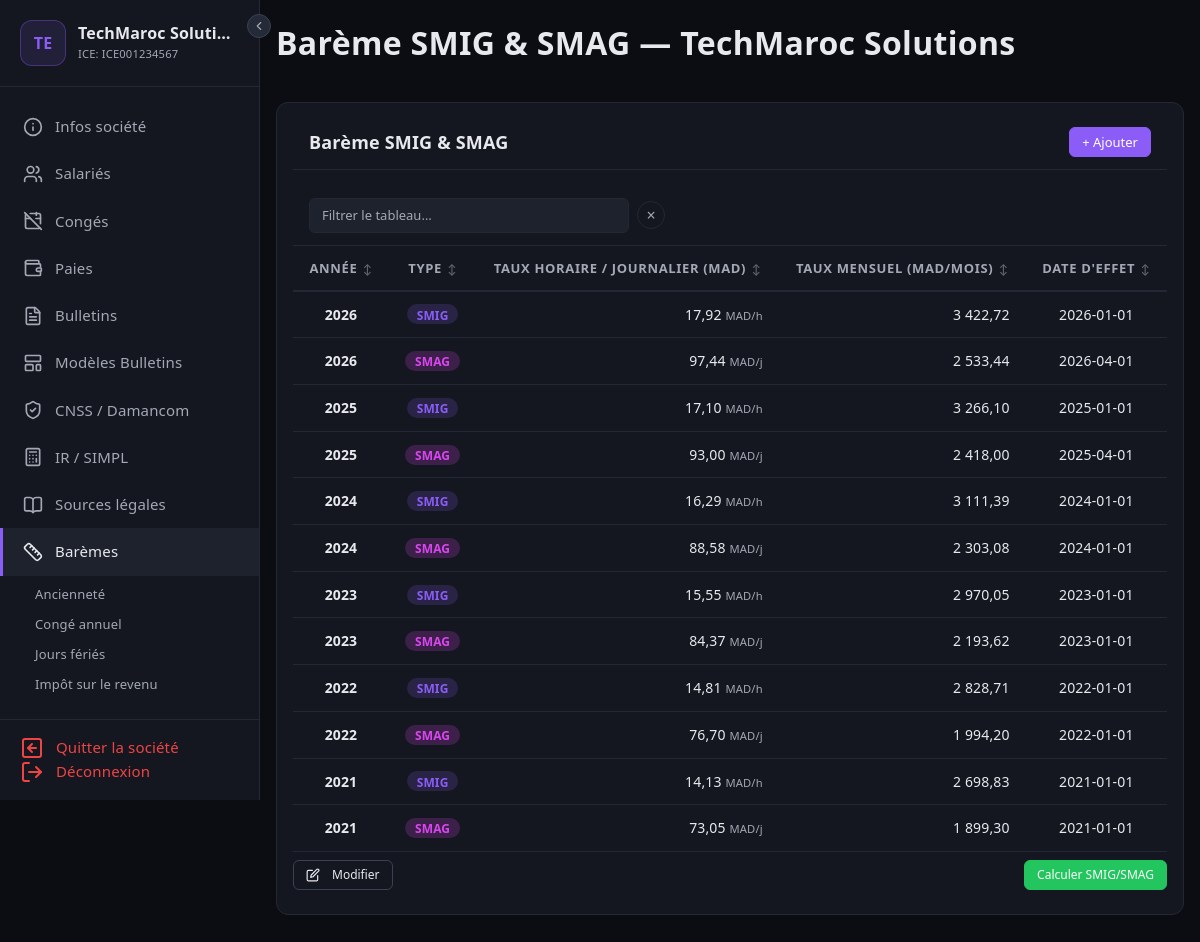
The page /societes/1/baremes/smig_smag (signed in) on the database its author committed.
### tables this page shows
CREATE TABLE IF NOT EXISTS societes (
    id                  INT UNSIGNED AUTO_INCREMENT PRIMARY KEY,
    user_id             INT UNSIGNED        NOT NULL,
    raison_sociale      VARCHAR(200)        NOT NULL,
    forme_juridique     VARCHAR(20)         NOT NULL,
    ice                 VARCHAR(20)         NOT NULL,
    if_fiscal           VARCHAR(20)         NOT NULL,
    rc                  VARCHAR(20)         NOT NULL,
    tp                  VARCHAR(20)         NOT NULL,
    cnss                VARCHAR(20)         NOT NULL,
    adresse             TEXT,
    ville               VARCHAR(100),
    telephone           VARCHAR(20),
    email               VARCHAR(180),
    site_web            VARCHAR(255),
    banque              VARCHAR(100),
    agence              VARCHAR(100),
    rib                 VARCHAR(255),
    modele_bulletin_id  INT UNSIGNED,
    logo                VARCHAR(255),
    damancom_login      VARCHAR(100),
    damancom_password   VARCHAR(255),
    simpl_login         VARCHAR(100),
    simpl_password      VARCHAR(255),
    cimr_login          VARCHAR(100),
    cimr_password       VARCHAR(255),
    actif               TINYINT(1)          NOT NULL DEFAULT 1,
    created_at          DATETIME            NOT NULL DEFAULT CURRENT_TIMESTAMP,
    updated_at          DATETIME            NOT NULL DEFAULT CURRENT_TIMESTAMP ON UPDATE CURRENT_TIMESTAMP,
    FOREIGN KEY (user_id) REFERENCES users(id) ON DELETE CASCADE
);

CREATE TABLE IF NOT EXISTS bareme_smig_smag (
    id              INT UNSIGNED AUTO_INCREMENT PRIMARY KEY,
    societe_id      INT UNSIGNED        DEFAULT NULL,
    annee           INT                 NOT NULL,
    type            ENUM('SMIG','SMAG') NOT NULL,
    horaire         DECIMAL(10,2)       NOT NULL DEFAULT 0.00,
    mensuel         DECIMAL(10,2)       NOT NULL DEFAULT 0.00,
    date_effet      DATE                DEFAULT NULL,
    updated_at      DATETIME            NOT NULL DEFAULT CURRENT_TIMESTAMP ON UPDATE CURRENT_TIMESTAMP,
    FOREIGN KEY (societe_id) REFERENCES societes(id) ON DELETE CASCADE,
    UNIQUE KEY unique_societe_annee_type (societe_id, annee, type)
);

### views/societes/baremes/smig_smag.php (the view, shortened to what the rows shown need)
<div class="card">
    <div class="card-header" style="display:flex; justify-content:space-between; align-items:center; gap:1rem; flex-wrap:wrap;">
        <h3 style="margin:0;">Barème SMIG & SMAG</h3>
        <button type="button" class="btn btn-primary btn-sm" data-bs-toggle="modal" data-bs-target="#ajoutBaremeSmigSmag">+ Ajouter</button>
    </div>
    <div style="overflow-x:auto;">
        <form method="post" action="<?= $baseUrl ?>/smig_smag" id="smigSmagForm">
            <table class="data-table">
                <thead>
                    <tr>
                        <th style="text-align:center;">Année</th>
                        <th style="text-align:center;">Type</th>
                        <th style="text-align:center;">Taux horaire / journalier (MAD)</th>
                        <th style="text-align:center;">Taux mensuel (MAD/mois)</th>
                        <th style="text-align:center;">Date d'effet</th>
                    </tr>
                </thead>
                <tbody id="sm-tbody">
                    <?php if (empty($baremeSmigSmag)): ?>
                    <tr>
                        <td colspan="6" style="text-align:center; color:var(--text-muted); padding:2rem;">
                            Aucun barème SMIG/SMAG défini. Ajoutez-en un avec le bouton ci-dessus.
                        </td>
                    </tr>
                    <?php else: ?>
                    <?php foreach ($baremeSmigSmag as $b): ?>
                    <tr data-id="<?= $b['id'] ?>" data-horaire="<?= $b['horaire'] ?>" data-mensuel="<?= $b['mensuel'] ?>" data-date="<?= htmlspecialchars($b['date_effet'] ?? '') ?>">
                        <td style="text-align:center; font-weight:600;"><?= (int) $b['annee'] ?></td>
                        <td style="text-align:center;"><span class="badge badge-<?= $b['type'] === 'SMIG' ? 'primary' : 'info' ?>"><?= htmlspecialchars($b['type']) ?></span></td>
                        <td style="text-align:right;"><?= number_format((float)$b['horaire'], 2, ',', ' ') ?>&nbsp;<small style="color:var(--text-muted); font-size:0.7rem;"><?= $b['type'] === 'SMAG' ? 'MAD/j' : 'MAD/h' ?></small></td>
                        <td style="text-align:right;"><?= number_format((float)$b['mensuel'], 2, ',', ' ') ?></td>
                        <td style="text-align:center;"><?= htmlspecialchars($b['date_effet'] ?? '—') ?></td>
                    </tr>
                    <?php endforeach; ?>
                    <?php endif; ?>
                </tbody>
            </table>
            <div style="padding:0.5rem 0; display:flex; align-items:center; gap:0.5rem;">
                <button type="button" id="sm-btn-edit" class="btn btn-sm btn-secondary" onclick="smToggleEdit(true)" style="font-size:0.75rem;">
                    Modifier
                </button>
                <span style="margin-left:auto;">
                    <button type="button" class="btn btn-sm btn-success" data-bs-toggle="modal" data-bs-target="#modalCalculSalaire" style="font-size:0.75rem;">Calculer SMIG/SMAG</button>
                </span>
            </div>
        </form>
    </div>
</div>

### Core/Router.php (shortened to what the rows shown need)
<?php
class Router
{
    private static array $routes = [];
    public static function get(string $uri, array $action): void
    {
        self::$routes['GET'][] = ['uri' => $uri, 'action' => $action];
    }
    public static function post(string $uri, array $action): void
    {
        self::$routes['POST'][] = ['uri' => $uri, 'action' => $action];
    }
    public static function dispatch(string $method, string $uri): void
    {
        $uri = parse_url($uri, PHP_URL_PATH);
        $uri = preg_replace('#^/paie-me#', '', $uri);
        $uri = trim($uri, '/');
        foreach (self::$routes[$method] ?? [] as $route) {
            $pattern = preg_replace('/\{(\w+)\}/', '(?P<$1>[^/]+)', $route['uri']);
            $pattern = '#^' . trim($pattern, '/') . '$#';
            if (preg_match($pattern, $uri, $matches)) {
                [$controller, $methodName] = $route['action'];
                $params = array_filter($matches, 'is_string', ARRAY_FILTER_USE_KEY);
                $instance = new $controller();
                call_user_func_array([$instance, $methodName], $params);
                return;
            }
        }
    }
}

### views/layout.php (shortened to what the rows shown need)
<!DOCTYPE html>
<html lang="fr">
<head>
    <link rel="stylesheet" href="https://cdn.jsdelivr.net/npm/bootstrap@5.3.3/dist/css/bootstrap.min.css">
    <link rel="stylesheet" href="/paie-me/assets/css/style.css?v=<?= filemtime(__DIR__ . '/../assets/css/style.css') ?>">
</head>
<body>
<?php if (isset($_SESSION['user_id'])):
    $ctx = $_SESSION['societe_context'] ?? null;
?>
<aside class="sidebar">
    <button type="button" id="sidebarCollapseBtn" class="sidebar-collapse-btn" title="Replier le menu" aria-label="Replier le menu">
        <svg width="14" height="14" viewBox="0 0 24 24" fill="none" stroke="currentColor" stroke-width="2" stroke-linecap="round" stroke-linejoin="round"><polyline points="15 18 9 12 15 6"/></svg>
    </button>
    <div class="sidebar-brand">
        <?php if ($ctx): ?>
            <div class="sidebar-brand-inner">
                <?php if (!empty($ctx['logo'])): ?>
                <img src="/paie-me/<?= htmlspecialchars($ctx['logo']) ?>" alt="Logo de <?= htmlspecialchars($ctx['raison_sociale']) ?>" class="sidebar-logo">
                <?php else: ?>
                <div class="sidebar-logo sidebar-logo-initials"><?= strtoupper(mb_substr($ctx['raison_sociale'], 0, 2)) ?></div>
                <?php endif; ?>
                <div class="sidebar-brand-text">
                    <h2><?= htmlspecialchars($ctx['raison_sociale']) ?></h2>
                    <small>ICE: <?= htmlspecialchars($ctx['ice']) ?></small>
                </div>
            </div>
        <?php else: ?>
            <h2>Paie Me</h2>
            <small>Gestion de paie</small>
        <?php endif; ?>
    </div>
    <ul class="sidebar-nav">
        <?php if ($ctx): ?>
        <li>
            <a href="/paie-me/societes/<?= $ctx['id'] ?>" class="<?= (parse_url($_SERVER['REQUEST_URI'], PHP_URL_PATH) === '/paie-me/societes/'.$ctx['id']) ? 'active' : '' ?>">
                <span class="icon" data-lucide="info"></span>
                <span>Infos société</span>
            </a>
        </li>
        <li>
            <a href="/paie-me/societes/<?= $ctx['id'] ?>/salaries" class="<?= str_contains($_SERVER['REQUEST_URI'], '/salaries') && !str_contains($_SERVER['REQUEST_URI'], 'create') && !str_contains($_SERVER['REQUEST_URI'], 'edit') && !str_contains($_SERVER['REQUEST_URI'], '/sortants') ? 'active' : '' ?>">
                <span class="icon" data-lucide="users"></span>
                <span>Salariés</span>
            </a>
        </li>
        <li>
            <a href="/paie-me/societes/<?= $ctx['id'] ?>/conges" class="<?= str_contains($_SERVER['REQUEST_URI'], '/conges') ? 'active' : '' ?>">
                <span class="icon" data-lucide="calendar-off"></span>
                <span>Congés</span>
            </a>
        </li>
        <li>
            <a href="/paie-me/societes/<?= $ctx['id'] ?>/paies" class="<?= str_contains($_SERVER['REQUEST_URI'], '/paies') && !str_contains($_SERVER['REQUEST_URI'], 'create') && !str_contains($_SERVER['REQUEST_URI'], 'edit') ? 'active' : '' ?>">
                <span class="icon" data-lucide="wallet"></span>
                <span>Paies</span>
            </a>
        </li>
        <li>
            <a href="/paie-me/societes/<?= $ctx['id'] ?>/bulletins" class="<?= str_contains($_SERVER['REQUEST_URI'], '/bulletins') && !str_contains($_SERVER['REQUEST_URI'], 'show') && !str_contains($_SERVER['REQUEST_URI'], 'pdf') ? 'active' : '' ?>">
                <span class="icon" data-lucide="file-text"></span>
                <span>Bulletins</span>
            </a>
        </li>
        <li>
            <a href="/paie-me/societes/<?= $ctx['id'] ?>/modeles-bulletins" class="<?= str_contains($_SERVER['REQUEST_URI'], '/modeles-bulletins') ? 'active' : '' ?>">
                <span class="icon" data-lucide="layout-template"></span>
                <span>Modèles Bulletins</span>
            </a>
        </li>
        <li>
            <a href="/paie-me/societes/<?= $ctx['id'] ?>/cnss" class="<?= str_contains($_SERVER['REQUEST_URI'], '/cnss') ? 'active' : '' ?>">
                <span class="icon" data-lucide="shield-check"></span>
                <span>CNSS / Damancom</span>
            </a>
        </li>
        <li>
            <a href="/paie-me/societes/<?= $ctx['id'] ?>/ir" class="<?= str_contains($_SERVER['REQUEST_URI'], '/ir') && !str_contains($_SERVER['REQUEST_URI'], '/export') ? 'active' : '' ?>">
                <span class="icon" data-lucide="calculator"></span>
                <span>IR / SIMPL</span>
            </a>
        </li>
        <li>
            <a href="/paie-me/societes/<?= $ctx['id'] ?>/sources-legales" class="<?= str_contains($_SERVER['REQUEST_URI'], '/sources-legales') ? 'active' : '' ?>">
                <span class="icon" data-lucide="book-open"></span>
                <span>Sources légales</span>
            </a>
        </li>
        <li>
            <a href="/paie-me/societes/<?= $ctx['id'] ?>/baremes" class="<?= str_contains($_SERVER['REQUEST_URI'], '/baremes') ? 'active' : '' ?>" style="<?= str_contains($_SERVER['REQUEST_URI'], '/baremes') ? 'border-left:3px solid var(--accent);' : '' ?>">
                <span class="icon" data-lucide="ruler"></span>
                <span>Barèmes</span>
            </a>
            <?php if (str_contains($_SERVER['REQUEST_URI'], '/baremes')): ?>
            <ul style="list-style:none; padding:0; margin:0.25rem 0 0 1.5rem; font-size:0.8125rem;">
                <?php $baseB = '/paie-me/societes/' . $ctx['id'] . '/baremes/'; $uri = parse_url($_SERVER['REQUEST_URI'], PHP_URL_PATH); ?>
                <li><a href="<?= $baseB ?>anciennete" style="display:block; padding:0.3rem 0.5rem; color:<?= str_contains($uri, '/anciennete')?'var(--accent)':'var(--text-muted)'?>; text-decoration:none; border-radius:4px;">Ancienneté</a></li>
                <li><a href="<?= $baseB ?>conge_annuel" style="display:block; padding:0.3rem 0.5rem; color:<?= str_contains($uri, '/conge_annuel')?'var(--accent)':'var(--text-muted)'?>; text-decoration:none; border-radius:4px;">Congé annuel</a></li>
                <li><a href="<?= $baseB ?>jours_feries" style="display:block; padding:0.3rem 0.5rem; color:<?= str_contains($uri, '/jours_feries')?'var(--accent)':'var(--text-muted)'?>; text-decoration:none; border-radius:4px;">Jours fériés</a></li>
                <li><a href="<?= $baseB ?>impot_revenu" style="display:block; padding:0.3rem 0.5rem; color:<?= str_contains($uri, '/impot_revenu')?'var(--accent)':'var(--text-muted)'?>; text-decoration:none; border-radius:4px;">Impôt sur le revenu</a></li>
                <li><a href="<?= $baseB ?>heures_sup" style="display:block; padding:0.3rem 0.5rem; color:<?= str_contains($uri, '/heures_sup')?'var(--accent)':'var(--text-muted)'?>; text-decoration:none; border-radius:4px;">Heures sup</a></li>
            </ul>
            <?php endif; ?>
        </li>
        <?php endif; ?>
    </ul>
    <div class="sidebar-footer">
        <?php if ($ctx): ?>
        <a href="/paie-me/societes/clear-context">
            <span class="icon" data-lucide="arrow-left-square"></span>
            <span>Quitter la société</span>
        </a>
        <?php endif; ?>
        <a href="/paie-me/logout">
            <span class="icon" data-lucide="log-out"></span>
            <span>Déconnexion</span>
        </a>
    </div>
</aside>
<?php endif; ?>
<main class="<?= isset($_SESSION['user_id']) ? 'main-content' : '' ?>">
    <?php if (isset($_SESSION['user_id'])): ?>
    <div class="topbar">
        <h1>
            <?= $title ?? 'Paie Me' ?>
        </h1>
    </div>
    <?php endif; ?>
    <?= $content ?? '' ?>
</main>
</body>
</html>

### rows shown on the page
societes: raison_sociale "TE", raison_sociale "TechMaroc Soluti…", ice "ICE001234567"
bareme_smig_smag: annee "2026", type "SMIG", horaire "17,92", shows "MAD/h", mensuel "3 422,72", date_effet "2026-01-01"
bareme_smig_smag: annee "2026", type "SMAG", horaire "97,44", shows "MAD/j", mensuel "2 533,44", date_effet "2026-04-01"
bareme_smig_smag: annee "2025", type "SMIG", horaire "17,10", shows "MAD/h", mensuel "3 266,10", date_effet "2025-01-01"
bareme_smig_smag: annee "2025", type "SMAG", horaire "93,00", shows "MAD/j", mensuel "2 418,00", date_effet "2025-04-01"
bareme_smig_smag: annee "2024", type "SMIG", horaire "16,29", shows "MAD/h", mensuel "3 111,39", date_effet "2024-01-01"
bareme_smig_smag: annee "2024", type "SMAG", horaire "88,58", shows "MAD/j", mensuel "2 303,08", date_effet "2024-01-01"
bareme_smig_smag: annee "2023", type "SMIG", horaire "15,55", shows "MAD/h", mensuel "2 970,05", date_effet "2023-01-01"
bareme_smig_smag: annee "2023", type "SMAG", horaire "84,37", shows "MAD/j", mensuel "2 193,62", date_effet "2023-01-01"
bareme_smig_smag: annee "2022", type "SMIG", horaire "14,81", shows "MAD/h", mensuel "2 828,71", date_effet "2022-01-01"
bareme_smig_smag: annee "2022", type "SMAG", horaire "76,70", shows "MAD/j", mensuel "1 994,20", date_effet "2022-01-01"
bareme_smig_smag: annee "2021", type "SMIG", horaire "14,13", shows "MAD/h", mensuel "2 698,83", date_effet "2021-01-01"
bareme_smig_smag: annee "2021", type "SMAG", horaire "73,05", shows "MAD/j", mensuel "1 899,30", date_effet "2021-01-01"
